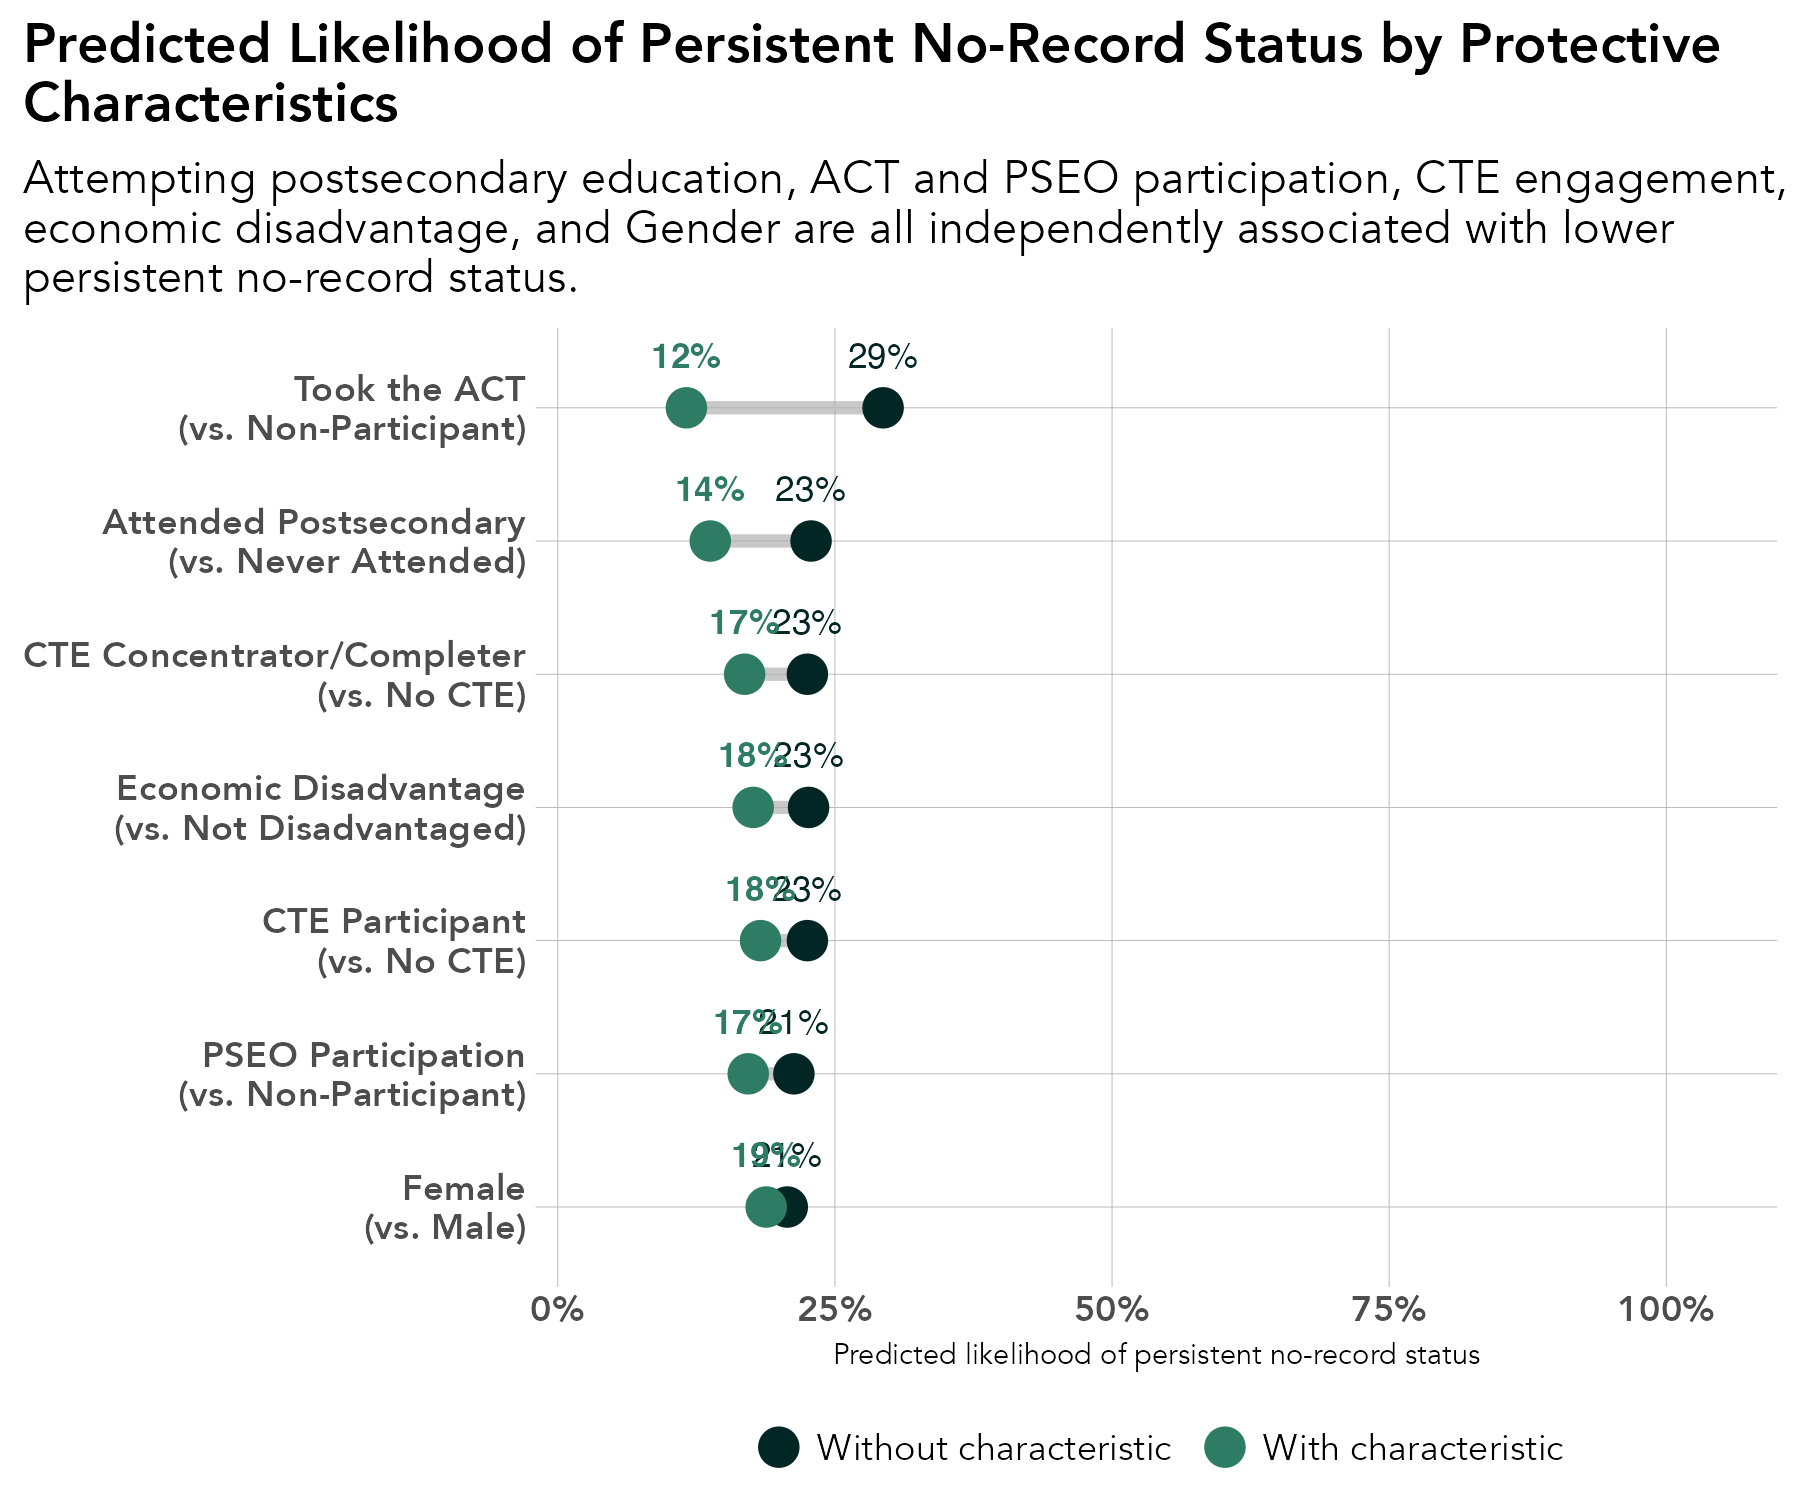

This chart was generated by the following R code:
# library -----------------------------------------------------------------
library(tidyverse)
library(sf)
library(ggrepel)
library(scales)
library(ggiraph)
library(rmapshaper)
library(cowplot)
library(RColorBrewer)
library(readxl)
library(lubridate)
library(readxl)
library(systemfonts)
reset_font_cache()
library(ggtext)
library(janitor)
library(cowplot)


rm(list = ls())

# themes ------------------------------------------------------------------
theme_bar <- theme_bw() +
  theme(panel.grid.major = element_line(color = "grey70", size = 0.1),
        panel.grid.minor = element_blank(),
        axis.ticks = element_blank(),
        axis.text = element_text(face = "bold"),
        panel.border = element_blank(),
        legend.background = element_rect(fill = "transparent", color = "transparent"),
        legend.key = element_rect(fill = "transparent"),
        legend.key.size = unit(1, "lines"),
        legend.margin = margin(0,0,0,0),
        legend.title = element_blank(),
        legend.text = element_text(margin = margin(l = 2)),
        text = element_text(family = "Avenir") ,
        plot.title.position = "plot",
        plot.title = element_text(face = "bold"))

theme_line <- theme_bw() +
  theme(legend.background = element_rect(fill = "transparent", color = "transparent"),
        legend.key = element_rect(fill = "transparent"),
        legend.text = element_text(margin = margin(l = 2)),
        panel.grid.minor = element_blank(),
        panel.grid.major = element_line(color = "grey70", size = 0.1),
        axis.ticks = element_blank(),
        axis.text = element_text(face = "bold"),
        panel.border = element_blank(),
        legend.margin = margin(0,0,0,0),
        legend.key.size = unit(1, "lines"),
        text = element_text(family = "Avenir") ,
        plot.title.position = "plot",
        plot.title = element_text(face = "bold"))


theme_sf <- theme_bw() +
  theme(axis.text.x=element_blank(),
        axis.text.y=element_blank(),
        axis.ticks=element_blank(),
        panel.background = element_blank(),
        panel.grid.major = element_line(color = "white"),
        panel.border = element_blank(),
        legend.title = element_blank(),
        legend.text = element_text(margin = margin(l = 2)),
        legend.margin = margin(0,0,0,0),
        legend.key.size = unit(1, "lines"),
        text = element_text(family = "Avenir") ,
        plot.title.position = "plot",
        plot.title = element_text(face = "bold"))

regions <- read_csv("/Users/kellyasche/Library/CloudStorage/GoogleDrive-kasche@ruralmn.org/My Drive/Data Prep/R Projects/Join docs/county_regions.csv") %>%
  select(5,6) %>%
  unique() %>%
  mutate(edr = str_replace(edr, "  ", " "),
         planning.region = str_replace(planning.region, " Minnesota", ""),
         planning.region = fct_relevel(planning.region, "Northwest", "Northeast", "Central", "Seven County Mpls-St Paul", "Southwest", "Southeast"),
         edr = fct_relevel(edr, "EDR 1 - Northwest", "EDR 2 - Headwaters", "EDR 3 - Arrowhead", "EDR 4 - West Central", "EDR 5 - North Central", "EDR 6E- Southwest Central", "EDR 6W- Upper Minnesota Valley", "EDR 7E- East Central", "EDR 7W- Central", "EDR 8 - Southwest", "EDR 9 - South Central", "EDR 10 - Southeast", "EDR 11 - 7 County Twin Cities", "Minnesota"))

counties.regions <- read_csv("/Users/kellyasche/Library/CloudStorage/GoogleDrive-kasche@ruralmn.org/My Drive/Data Prep/R Projects/Join docs/county_regions.csv") %>%
  mutate(countyfp = formatC(countyfp, width = 3, flag = "0"),
         Name = str_to_title(Name),
         Name = str_replace(Name, "Q", "q"),
         Name = str_replace(Name, "Of The", "of the"),
         Name = str_replace(Name, "Mcleod", "McLeod"),
         Dem_Desc = ifelse(Name == "Minnesota", "Minnesota", Dem_Desc) ,
         edr = str_replace(edr, "  ", " "),
         planning.region = str_replace(planning.region, " Minnesota", ""),
         planning.region = fct_relevel(planning.region, "Northwest", "Northeast", "Central", "Seven County Mpls-St Paul", "Southwest", "Southeast"),
         edr = fct_relevel(edr, "EDR 1 - Northwest", "EDR 2 - Headwaters", "EDR 3 - Arrowhead", "EDR 4 - West Central", "EDR 5 - North Central", "EDR 6E- Southwest Central", "EDR 6W- Upper Minnesota Valley", "EDR 7E- East Central", "EDR 7W- Central", "EDR 8 - Southwest", "EDR 9 - South Central", "EDR 10 - Southeast", "EDR 11 - 7 County Twin Cities", "Minnesota"))

color.ruca <- c("Entirely rural" = "#009933", "Town/rural mix" = "#99CC33", "Urban/town/rural mix" = "#CC9966", "Entirely urban" = "#754C29", "Minnesota" = "black")

color.pr <- c("Northwest" = "#4575b4","Northeast" = "grey", "Central" = "#fee090", "Seven County Mpls-St Paul" = "#d73027", "Southwest" = "#91bfdb", "Southeast" = "#fc8d59", "Minnesota" = "black")

color.edr <- c("EDR 1 - Northwest" = "#b3cde3", "EDR 2 - Headwaters" = "#8c96c6", "EDR 3 - Arrowhead" = "#fe9929", "EDR 4 - West Central" = "#8856a7", "EDR 5 - North Central" = "#810f7c", "EDR 6E- Southwest Central" = "#e5f5f9", "EDR 6W- Upper Minnesota Valley" = "#bdc9e1", "EDR 7E- East Central" = "#99d8c9", "EDR 7W- Central" = "#2ca25f", "EDR 8 - Southwest" = "#74a9cf", "EDR 9 - South Central" = "#0570b0", "EDR 10 - Southeast" = "#d7301f", "EDR 11 - 7 County Twin Cities" = "#d8b365", "Minnesota" = "black")

color.pr.edr <- c ("Northwest" = "#4575b4","Northeast" = "#e0f3f8", "Central" = "#fee090", "Seven County Mpls-St Paul" = "#d73027", "Southwest" = "#91bfdb", "Southeast" = "#fc8d59", "Minnesota" = "black", "EDR 1 - Northwest" = "#b3cde3", "EDR 2 - Headwaters" = "#8c96c6", "EDR 3 - Arrowhead" = "#fe9929", "EDR 4 - West Central" = "#8856a7", "EDR 5 - North Central" = "#810f7c", "EDR 6E- Southwest Central" = "#e5f5f9", "EDR 6W- Upper Minnesota Valley" = "#bdc9e1", "EDR 7E- East Central" = "#99d8c9", "EDR 7W- Central" = "#2ca25f", "EDR 8 - Southwest" = "#74a9cf", "EDR 9 - South Central" = "#0570b0", "EDR 10 - Southeast" = "#d7301f", "EDR 11 - 7 County Twin Cities" = "#d8b365")

color.six <- c("#009933", "#4575b4", "grey", "#fee090", "#fc8d59", "#d73027")

mn_counties <- st_read("/Users/kellyasche/Library/CloudStorage/GoogleDrive-kasche@ruralmn.org/My Drive/Data Prep/R Projects/Shapefiles/County shapefiles/MNCounties_MNDOT.shp", quiet = TRUE) %>%
  ms_simplify(keep = .01, keep_shapes = TRUE) %>%
  rename("countyfp" = "FIPS_CODE")

primary_colors <- c("#012623", "#2E7C63", "#8B601F", "#9B3F24", "grey")

alt_colors     <- c("#012623", "#9B3F24", "#E6A762", "#8B601F", "#222222")

expanded_colors <- c("#012623",   # Deep Field Green
                     "#9B3F24",   # Earth Red
                     "#2E7C63",   # Community Green
                     "#E6A762",   # Warm Accent
                     "#8B601F",   # Heritage Brown
                     "#0F5952",   # Secondary Green
                     "#222222",   # Dark Neutral
                     "grey")      # Light-mid neutral


# Prep data ---------------------------------------------------------------

original <- read_csv("Data/SLEDS/Masters/Master-non-college-grads-disconnection.csv") 


master.disc <- original %>%
  filter(grad.year > 2010,
         !is.na(pseo.participant)) %>%
  mutate(
    Gender              = fct_relevel(Gender, "M"),
    RaceEthnicity       = fct_relevel(RaceEthnicity, "White"),
    economic.status = as_factor(economic.status),
    economic.status     = fct_relevel(economic.status, "0"),
    SpecialEdStatus = as_factor(SpecialEdStatus),
    SpecialEdStatus     = fct_relevel(SpecialEdStatus, "0"),
    english.learner = as_factor(english.learner),
    english.learner     = fct_relevel(english.learner, "0"),
    Dem_Desc            = fct_relevel(Dem_Desc, "Entirely rural"),
    pseo.participant = as_factor(pseo.participant),
    pseo.participant    = fct_relevel(pseo.participant, "0"),
    took.ACT            = fct_relevel(took.ACT, "No"),
    ap.exam = as_factor(ap.exam),
    ap.exam             = fct_relevel(ap.exam, "0"),
    cte.achievement     = fct_relevel(cte.achievement, "No CTE"),
    attended.ps         = fct_relevel(attended.ps, "No"),
    
    # ACT missing-indicator recode - confirmed safe: missingness fully
    # explained by took.ACT (9,228 No/missing, 5,941 Yes/present, zero mismatches)
    ACTCompositeScore.filled = ifelse(is.na(ACTCompositeScore), 0, ACTCompositeScore),
    
    # Dependent variables: binary persistence indicators
    persistent.non_sustained = ifelse(non_sustained.cat == "Persistently non-sustained", 1, 0),
    persistent.no_record     = ifelse(no_record.cat == "Persistently no-record", 1, 0)
  )

model3_no_record <- glm(
  persistent.no_record ~
    Gender +
    RaceEthnicity +
    economic.status +
    SpecialEdStatus +
    english.learner +
    Dem_Desc +
    avg.wages.pct.state +
    avg.unemp.rate +
    pseo.participant +
    took.ACT +
    ACTCompositeScore.filled +
    ap.exam +
    cte.achievement +
    attended.ps,
  family = binomial,
  data = master.disc
)

summary(model3_no_record)


# ---- Organizational color palette ----
color_baseline <- "#012623"  # Deep Field Green
color_highlight <- "#2E7C63" # Community Green

# ---- Helper: average marginal effect (marginal standardization) ----
amp <- function(model, data, var, value) {
  data[[var]] <- value
  mean(predict(model, newdata = data, type = "response"))
}

# ---- Chart: Protective factors for NO-RECORD status ----

dumbbell_norecord <- tibble(
  characteristic = c(
    "Attended Postsecondary\n(vs. Never Attended)",
    "Took the ACT\n(vs. Non-Participant)",
    "CTE Concentrator/Completer\n(vs. No CTE)",
    "CTE Participant\n(vs. No CTE)",
    "Economic Disadvantage\n(vs. Not Disadvantaged)",
    "PSEO Participation\n(vs. Non-Participant)",
    "Female\n(vs. Male)"
  ),
  baseline_pct = c(
    amp(model3_no_record, master.disc, "attended.ps", "No"),
    amp(model3_no_record, master.disc, "took.ACT", "No"),
    amp(model3_no_record, master.disc, "cte.achievement", "No CTE"),
    amp(model3_no_record, master.disc, "cte.achievement", "No CTE"),
    amp(model3_no_record, master.disc, "economic.status", "0"),
    amp(model3_no_record, master.disc, "pseo.participant", "0"),
    amp(model3_no_record, master.disc, "Gender", "M")
  ),
  higher_pct = c(
    amp(model3_no_record, master.disc, "attended.ps", "Yes"),
    amp(model3_no_record, master.disc, "took.ACT", "Yes"),
    amp(model3_no_record, master.disc, "cte.achievement", "CTE Concentrator or Completor"),
    amp(model3_no_record, master.disc, "cte.achievement", "CTE Participant"),
    amp(model3_no_record, master.disc, "economic.status", "1"),
    amp(model3_no_record, master.disc, "pseo.participant", "1"),
    amp(model3_no_record, master.disc, "Gender", "F")
  )
) %>%
  mutate(
    gap = higher_pct - baseline_pct,
    characteristic = factor(characteristic, levels = characteristic[order(-gap)])
  )

ggplot(dumbbell_norecord, aes(y = characteristic)) +
  geom_segment(aes(x = baseline_pct, xend = higher_pct, yend = characteristic),
               color = "#B0B0B0", linewidth = 1.5, alpha = 0.7) +
  geom_point(aes(x = baseline_pct, color = "Without characteristic"), size = 4) +
  geom_point(aes(x = higher_pct, color = "With characteristic"), size = 4) +
  geom_text(aes(x = baseline_pct, label = percent(baseline_pct, accuracy = 1)),
            vjust = -1.6, size = 3, color = color_baseline) +
  geom_text(aes(x = higher_pct, label = percent(higher_pct, accuracy = 1)),
            vjust = -1.6, size = 3, color = color_highlight, fontface = "bold") +
  scale_color_manual(
    name = NULL,
    values = c("Without characteristic" = color_baseline, 
               "With characteristic" = color_highlight),
    breaks = c("Without characteristic", "With characteristic")
  ) +
  scale_x_continuous(labels = percent, limits = c(0, 1),
                     expand = expansion(mult = c(0.02, 0.1))) +
  labs(
    x = "Predicted likelihood of persistent no-record status",
    y = NULL,
    title = "Predicted Likelihood of Persistent No-Record Status by Protective\nCharacteristics",
    subtitle = "Attempting postsecondary education, ACT and PSEO participation, CTE engagement,\neconomic disadvantage, and Gender are all independently associated with lower\npersistent no-record status."
  ) +
  theme_bar +
  theme(legend.position = "bottom",
        axis.title = element_text(size = 7))

ggsave(filename = "Charts/Draft 5/protective-persistent-no-mn-emp-record-characteristics.pdf", device = cairo_pdf, dpi = "print", width = 6, height = 5)

ggsave(filename = "Charts/Draft 5/protective-persistent-no-mn-emp-record-characteristics.png", dpi = "print", width = 6, height = 5)
